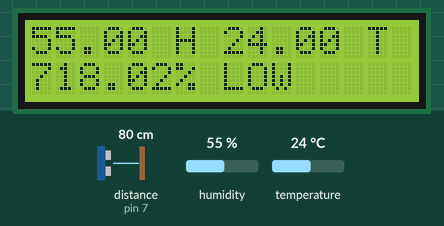
Simulated run of this sketch. Board: Arduino Uno, built with avr-gcc and run on an emulated ATmega328P. On the bench: 16×2 character LCD. Wiring (inferred from the names in the program): ultrasonic range finder: trigger pin 6; echo pin 7. The inputs (shaded band) are chosen by the test bench; at power-on: distance to the obstacle (sensor on pin 7) 80 cm, humidity 55 %, temperature 24 °C. The echo pulse lasts 58.3 µs per cm; what the sketch prints to the serial monitor is not drawn.

Above: at 1.2 s.
1.3 s: distance to the obstacle (sensor on pin 7) set to 2 cm
At 2.9 s:
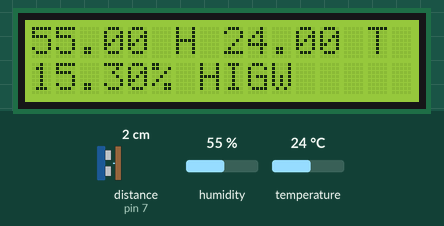
5.4 s: distance to the obstacle (sensor on pin 7) set to 9 cm
At 7.2 s:
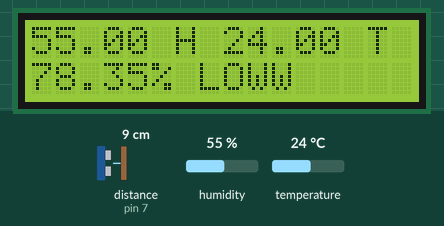
9.5 s: distance to the obstacle (sensor on pin 7) set to 4 cm
At 10.8 s:
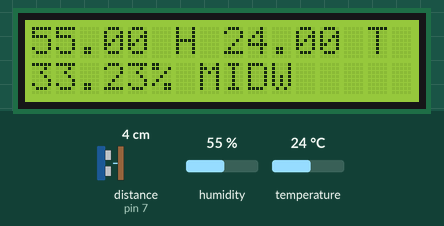
11.8 s: humidity set to 22 %
At 13.2 s:
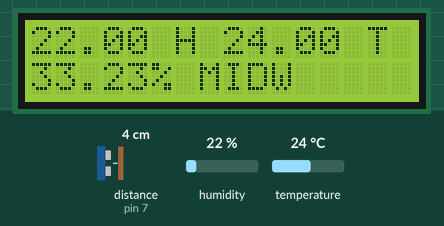
13.9 s: temperature set to 12 °C
At 15.6 s:
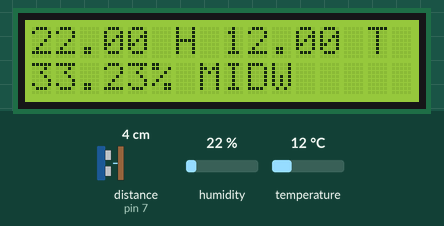
18.0 s: humidity set to 40 %
At 20.9 s:
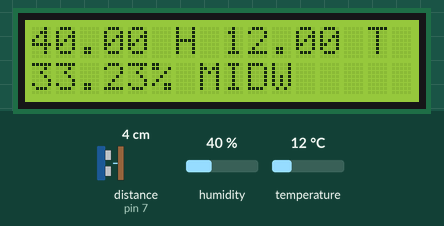
Timing chart, 0 to 22.1 s (numbered marks = the images above; inputs shaded):
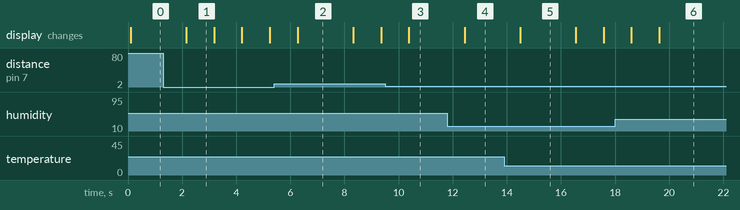

The sketch:

ARDUINOSIDE.ino
```cpp
#include <LiquidCrystal.h>
#include <dht.h>

#define dht_apin A0
#define trigger 6
#define echo 7

float time = 0, distance = 0;
dht DHT;

const int rs = 12, en = 11, d4 = 5, d5 = 4, d6 = 3, d7 = 2;
LiquidCrystal lcd(rs, en, d4, d5, d6, d7);

void setup() {
  Serial.begin(9600);
  // set up the LCD's number of columns and rows:
  lcd.begin(16, 2);
  pinMode(trigger, OUTPUT);
  pinMode(echo, INPUT);
}

void loop() {
  DHT.read11(dht_apin);
  digitalWrite(trigger, LOW);
  delayMicroseconds(2);
  digitalWrite(trigger, HIGH);
  delayMicroseconds(10);
  digitalWrite(trigger, LOW);
  delayMicroseconds(2);
  time = pulseIn(echo, HIGH);
  distance = time * 340 / 20000;


  distance=(100*distance)/11;


  lcd.setCursor(0, 0);
  lcd.print(String(DHT.humidity) + " H");
  lcd.setCursor(8, 0);
  lcd.print(String(DHT.temperature) + " T");
  lcd.setCursor(0, 1);

  if(distance<30)
  {
      lcd.print(String(distance) + "% HIG");
      Serial.println("HIGH");

  }
  else if(distance<70)
  {
      lcd.print(String(distance) + "% MID");
      Serial.println("MID");
  }
  else
  {
    lcd.print(String(distance) + "% LOW");
    Serial.println("LOW");
  }
  delay(1000);


}
```

Measured:
- after the input at 1.3 s, the display: changes after 0.86 s (image 1)
- after the input at 5.4 s, the display: changes after 0.87 s (image 2)
- after the input at 9.5 s, the display: changes after 0.88 s (image 3)
- after the input at 11.8 s, the display: changes after 0.64 s (image 4)
- after the input at 13.9 s, the display: changes after 0.59 s (image 5)
- what the display in image 1 shows lasts 1.0 s, from 2.2 s to 3.2 s
- what the display in image 2 shows lasts 2.0 s, from 6.3 s to 8.3 s
